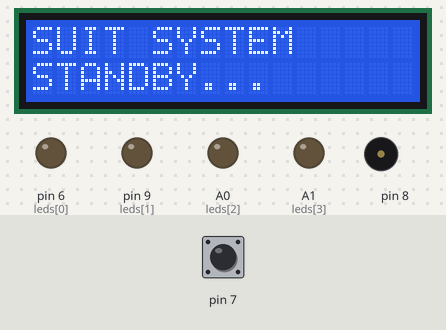
Simulated run of this sketch. Board: Arduino Uno, built with avr-gcc and run on an emulated ATmega328P. Parts: 16×2 character LCD, output pins drawn as LEDs (lit = HIGH), buzzer (waves = sounding). The test bench sets the inputs (shaded band); at power-on: pin 7 HIGH.

Above: at 1.2 s.
1.3 s: pin 7 pulled LOW for 0.15 s
At 3.5 s:
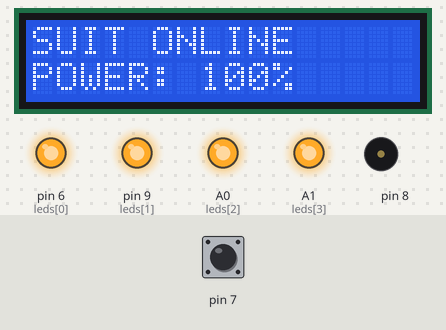
At 4.68 s:
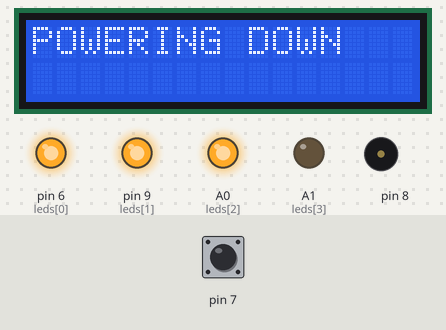
6.1 s: pin 7 pulled LOW for 1 s
At 6.29 s:
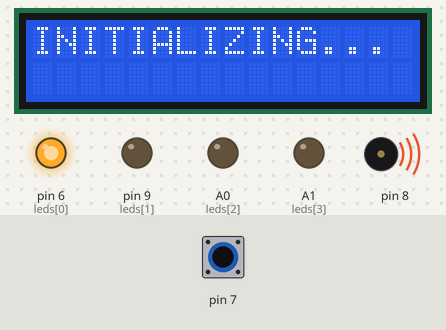
Timing chart, 0 to 11.5 s (numbered marks = the images above; inputs shaded):
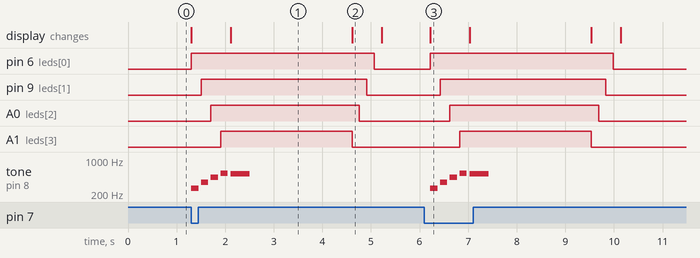

The sketch:

suit_activation_system.ino
```cpp
#include <LiquidCrystal.h>

LiquidCrystal lcd(12, 11, 5, 4, 3, 2);

int leds[] = {6, 9, A0, A1};

void setup() {
  for (int i = 0; i < 4; i++) {
    pinMode(leds[i], OUTPUT);
  }
  pinMode(8, OUTPUT);
  pinMode(7, INPUT_PULLUP);

  lcd.begin(16, 2);
  lcd.print("SUIT SYSTEM");
  lcd.setCursor(0, 1);
  lcd.print("STANDBY...");
}

void loop() {
  int button = digitalRead(7);

  if (button == LOW) {
    // Power up sequence
    lcd.clear();
    lcd.print("INITIALIZING...");

    for (int i = 0; i < 4; i++) {
      digitalWrite(leds[i], HIGH);
      tone(8, 262 + (i * 90), 150);
      delay(200);
    }

    // Suit activated
    lcd.clear();
    lcd.print("SUIT ONLINE");
    lcd.setCursor(0, 1);
    lcd.print("POWER: 100%");
    noTone(8);
    tone(8, 523, 400);
    delay(2500);
    noTone(8);

    // Power down
    lcd.clear();
    lcd.print("POWERING DOWN");
    for (int i = 3; i >= 0; i--) {
      digitalWrite(leds[i], LOW);
      delay(150);
    }

    lcd.clear();
    lcd.print("SUIT SYSTEM");
    lcd.setCursor(0, 1);
    lcd.print("STANDBY...");
    delay(1000);
  }
}
```

Measured:
- after the input at 1.3 s, pin 6 (leds[0]): LOW → HIGH at once, → LOW 3.8 s later; pin 9 (leds[1]): LOW → HIGH after 0.20 s, → LOW 3.4 s later
- after the input at 6.1 s, pin 6 (leds[0]): LOW → HIGH after 0.12 s, → LOW 3.8 s later; pin 9 (leds[1]): LOW → HIGH after 0.32 s, → LOW 3.4 s later
- what the display in image 1 shows lasts 2.5 s, from 2.1 s to 4.6 s
- what the display in image 2 shows lasts 0.6 s, from 4.6 s to 5.2 s
